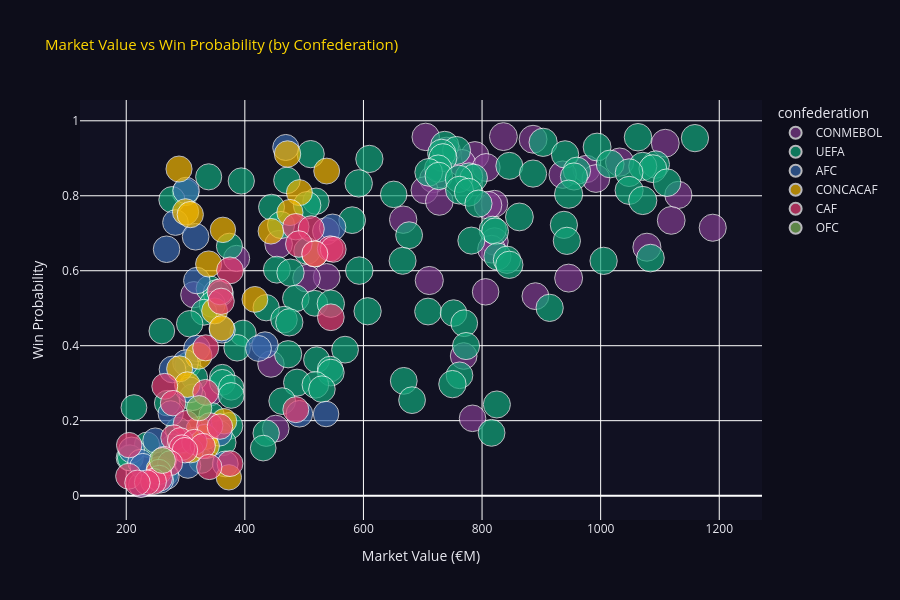

Notebook code cell kept with this figure:
### Code cell
fig = px.scatter(
    pred_df,
    x='market_value_million_eur', y='win_prob_ensemble',
    color='confederation', size='avg_player_rating',
    hover_name='team_name',
    hover_data=['fifa_points','recent_form_score','win_prob_xgb','win_prob_lgb'],
    title='Market Value vs Win Probability (by Confederation)',
    labels={'market_value_million_eur':'Market Value (€M)','win_prob_ensemble':'Win Probability'},
    height=600, color_discrete_sequence=px.colors.qualitative.Bold,
)
fig.update_layout(
    plot_bgcolor='#111122', paper_bgcolor='#0d0d1a',
    font_color='#e8e8f0', title_font_color='#FFD700', title_font_size=15)
fig.show()

### Figure 1 — Plotly figure (JSON) as saved in the notebook; plotly's stock layout.template omitted (floating-point values rounded to 4 significant figures; data arrays with more than 128 entries replaced by an {"elided": "..."} marker saying what was removed)
{"data": [{"customdata": {"elided": "41x4 float values"}, "hovertemplate": "<b>%{hovertext}</b><br><br>confederation=CONMEBOL<br>Market Value (€M)=%{x}<br>Win Probability=%{y}<br>avg_player_rating=%{marker.size}<br>fifa_points=%{customdata[0]}<br>recent_form_score=%{customdata[1]}<br>win_prob_xgb=%{customdata[2]}<br>win_prob_lgb=%{customdata[3]}<extra></extra>", "hovertext": ["Brazil", "Brazil", "Brazil", "Argentina", "Brazil", "Argentina", "Brazil", "Brazil", "Brazil", "Argentina", "Argentina", "Argentina", "Brazil", "Colombia", "Argentina", "Brazil", "Colombia", "Argentina", "Uruguay", "Argentina", "Argentina", "Colombia", "Colombia", "Uruguay", "Argentina", "Brazil", "Ecuador", "Ecuador", "Argentina", "Colombia", "Argentina", "Uruguay", "Ecuador", "Brazil", "Uruguay", "Ecuador", "Paraguay", "Colombia", "Colombia", "Peru", "Paraguay"], "legendgroup": "CONMEBOL", "marker": {"color": "rgb(127, 60, 141)", "size": [87.5, 84.9, 87.3, 87.1, 89.3, 87.4, 89.9, 83.5, 87.7, 83.8, 84.9, 87.0, 85.8, 82.1, 83.2, 86.3, 80.0, 86.2, 84.5, 86.8, 82.7, 82.8, 84.6, 85.6, 88.6, 86.6, 77.4, 80.8, 87.8, 85.1, 89.1, 79.2, 77.6, 81.1, 79.9, 78.5, 74.5, 79.3, 80.4, 75.1, 70.8], "sizemode": "area", "sizeref": 0.2248, "symbol": "circle"}, "mode": "markers", "name": "CONMEBOL", "orientation": "v", "showlegend": true, "type": "scatter", "x": [836.0, 705.0, 886.0, 1109.0, 740.0, 788.0, 1032.0, 766.0, 807.0, 976.0, 936.0, 992.0, 718.0, 703.0, 1131.0, 728.0, 821.0, 810.0, 667.0, 1119.0, 1189.0, 537.0, 821.0, 457.0, 1078.0, 816.0, 386.0, 538.0, 946.0, 504.0, 711.0, 806.0, 314.0, 890.0, 769.0, 444.0, 341.0, 784.0, 452.0, 334.0, 225.0], "xaxis": "x", "y": [0.9579, 0.9571, 0.9508, 0.9402, 0.9188, 0.9074, 0.8898, 0.8872, 0.8755, 0.8714, 0.8563, 0.846, 0.8451, 0.8148, 0.8023, 0.7849, 0.7789, 0.775, 0.7362, 0.7343, 0.7147, 0.7055, 0.6781, 0.6707, 0.6628, 0.6576, 0.6328, 0.5834, 0.5804, 0.5801, 0.5739, 0.5437, 0.5361, 0.5322, 0.3725, 0.3511, 0.2732, 0.2063, 0.179, 0.158, 0.02848], "yaxis": "y"}, {"customdata": {"elided": "122x4 float values"}, "hovertemplate": "<b>%{hovertext}</b><br><br>confederation=UEFA<br>Market Value (€M)=%{x}<br>Win Probability=%{y}<br>avg_player_rating=%{marker.size}<br>fifa_points=%{customdata[0]}<br>recent_form_score=%{customdata[1]}<br>win_prob_xgb=%{customdata[2]}<br>win_prob_lgb=%{customdata[3]}<extra></extra>", "hovertext": ["England", "Spain", "England", "France", "England", "France", "Spain", "Italy", "France", "Spain", "Netherlands", "France", "England", "Croatia", "England", "France", "France", "France", "France", "France", "France", "Italy", "France", "Germany", "Austria", "Spain", "England", "Poland", "Serbia", "England", "Germany", "France", "Spain", "England", "Sweden", "France", "Germany", "Sweden", "Spain", "Poland", "Croatia", "Portugal", "Denmark", "Spain", "Netherlands", "France", "Croatia", "France", "Portugal", "Netherlands", "Italy", "Spain", "Austria", "Denmark", "England", "England", "France", "Croatia", "England", "Croatia", "Germany", "Croatia", "Croatia", "Serbia", "Poland", "Wales", "Italy", "Austria", "Belgium", "Austria", "Switzerland", "England", "Belgium", "Portugal", "Ukraine", "Germany", "Italy", "Netherlands", "Portugal", "Serbia", "Poland", "Austria", "Germany", "Austria", "Portugal", "Croatia", "Serbia", "Denmark", "Switzerland", "Germany", "Belgium", "Wales", "Sweden", "Italy", "Ukraine", "Italy", "Portugal", "Belgium", "Wales", "Netherlands", "Turkey", "Poland", "Germany", "Sweden", "Sweden", "Netherlands", "Turkey", "Turkey", "Denmark", "Serbia", "Belgium", "Poland", "Wales", "Wales", "Serbia", "Ukraine", "Sweden", "Serbia", "Ukraine", "Wales", "Wales", "Turkey"], "legendgroup": "UEFA", "marker": {"color": "rgb(17, 165, 121)", "size": [85.2, 83.8, 89.7, 89.7, 87.5, 88.2, 89.8, 83.6, 84.1, 88.1, 83.6, 87.2, 84.6, 82.3, 88.9, 83.8, 87.2, 83.7, 86.2, 86.6, 83.1, 84.9, 83.2, 84.1, 76.7, 84.8, 83.7, 79.1, 77.5, 85.7, 84.7, 87.5, 88.9, 87.9, 79.8, 89.6, 79.2, 76.9, 89.6, 78.1, 83.2, 85.2, 75.7, 87.1, 80.4, 83.3, 82.8, 83.2, 80.9, 81.2, 82.4, 83.5, 76.4, 79.6, 83.3, 86.0, 84.0, 82.0, 83.8, 83.9, 81.5, 85.2, 84.3, 78.1, 78.1, 72.8, 79.4, 74.8, 84.1, 76.5, 77.9, 83.8, 83.6, 81.0, 75.3, 79.4, 79.1, 83.7, 80.5, 78.6, 74.1, 77.2, 82.7, 79.3, 80.6, 83.6, 75.9, 74.9, 74.0, 80.4, 80.1, 73.7, 78.0, 80.9, 74.7, 81.9, 84.3, 80.0, 72.3, 79.5, 74.7, 78.9, 80.5, 80.3, 73.2, 82.3, 75.1, 73.5, 81.0, 75.4, 81.1, 78.4, 75.7, 73.0, 77.8, 71.4, 78.7, 74.2, 76.2, 75.4, 70.0, 74.9], "sizemode": "area", "sizeref": 0.2248, "symbol": "circle"}, "mode": "markers", "name": "UEFA", "orientation": "v", "showlegend": true, "type": "scatter", "x": [1063.0, 1159.0, 903.0, 737.0, 994.0, 757.0, 732.0, 511.0, 940.0, 734.0, 610.0, 1016.0, 1093.0, 846.0, 1071.0, 726.0, 1088.0, 960.0, 710.0, 1048.0, 886.0, 727.0, 955.0, 778.0, 339.0, 786.0, 761.0, 471.0, 394.0, 1112.0, 592.0, 762.0, 1048.0, 777.0, 300.0, 946.0, 651.0, 277.0, 1071.0, 520.0, 794.0, 505.0, 445.0, 863.0, 581.0, 938.0, 461.0, 818.0, 822.0, 677.0, 782.0, 943.0, 374.0, 505.0, 826.0, 1084.0, 842.0, 666.0, 1005.0, 846.0, 454.0, 593.0, 477.0, 340.0, 352.0, 359.0, 486.0, 518.0, 545.0, 345.0, 436.0, 914.0, 607.0, 709.0, 331.0, 752.0, 466.0, 475.0, 770.0, 307.0, 260.0, 397.0, 773.0, 387.0, 569.0, 473.0, 521.0, 304.0, 544.0, 545.0, 762.0, 362.0, 315.0, 668.0, 362.0, 488.0, 750.0, 519.0, 377.0, 530.0, 377.0, 312.0, 682.0, 463.0, 269.0, 825.0, 213.0, 344.0, 374.0, 288.0, 816.0, 436.0, 315.0, 291.0, 363.0, 235.0, 280.0, 431.0, 205.0, 207.0, 327.0, 266.0], "xaxis": "x", "y": [0.9562, 0.9538, 0.9426, 0.9344, 0.93, 0.9208, 0.9132, 0.9111, 0.9104, 0.9018, 0.8983, 0.8848, 0.8833, 0.8798, 0.8785, 0.8726, 0.8724, 0.8667, 0.8625, 0.8616, 0.8592, 0.8529, 0.8515, 0.8514, 0.8505, 0.8478, 0.8452, 0.8411, 0.8394, 0.835, 0.833, 0.815, 0.8144, 0.8095, 0.8092, 0.8043, 0.8038, 0.7896, 0.7875, 0.7855, 0.7792, 0.7748, 0.7695, 0.7436, 0.7349, 0.7223, 0.722, 0.7093, 0.705, 0.6948, 0.6804, 0.6798, 0.6654, 0.6527, 0.6381, 0.6338, 0.6293, 0.6265, 0.6264, 0.6158, 0.6029, 0.6004, 0.5948, 0.552, 0.5408, 0.5389, 0.5265, 0.5132, 0.512, 0.5106, 0.5014, 0.501, 0.492, 0.4912, 0.4893, 0.4871, 0.4697, 0.4624, 0.46, 0.4586, 0.4392, 0.4332, 0.3991, 0.3944, 0.3894, 0.3772, 0.3624, 0.3485, 0.3376, 0.3283, 0.321, 0.3161, 0.3156, 0.3062, 0.3023, 0.3016, 0.2975, 0.2957, 0.2886, 0.2842, 0.2673, 0.2624, 0.2547, 0.2522, 0.2468, 0.2432, 0.2349, 0.2142, 0.1862, 0.1743, 0.1676, 0.1666, 0.1482, 0.144, 0.1417, 0.136, 0.1295, 0.1268, 0.1009, 0.1005, 0.09285, 0.05894], "yaxis": "y"}, {"customdata": [[1603.0, 3.7, 0.9913, 0.9852], [1648.0, 5.3, 0.9123, 0.8491], [1685.0, 6.4, 0.7548, 0.7768], [1632.0, 6.0, 0.8228, 0.6684], [1528.0, 4.9, 0.7313, 0.7581], [1643.0, 4.2, 0.6733, 0.7453], [1657.0, 6.1, 0.5513, 0.6212], [1610.0, 4.7, 0.323, 0.5259], [1500.0, 4.7, 0.4032, 0.3899], [1662.0, 5.1, 0.3233, 0.4242], [1615.0, 5.2, 0.3529, 0.4115], [1575.0, 5.9, 0.2573, 0.4066], [1534.0, 5.9, 0.3657, 0.2413], [1453.0, 3.5, 0.2614, 0.2697], [1506.0, 3.5, 0.2311, 0.227], [1682.0, 4.9, 0.1227, 0.2433], [1516.0, 5.1, 0.1312, 0.2301], [1400.0, 4.3, 0.155, 0.1093], [1523.0, 2.4, 0.08956, 0.1571], [1447.0, 2.9, 0.08463, 0.1071], [1422.0, 4.4, 0.08549, 0.04161], [1532.0, 5.0, 0.0671, 0.05593], [1556.0, 2.6, 0.07732, 0.02938], [1560.0, 4.0, 0.07533, 0.05473], [1404.0, 2.5, 0.01538, 0.009567], [1439.0, 3.8, 0.01622, 0.01847]], "hovertemplate": "<b>%{hovertext}</b><br><br>confederation=AFC<br>Market Value (€M)=%{x}<br>Win Probability=%{y}<br>avg_player_rating=%{marker.size}<br>fifa_points=%{customdata[0]}<br>recent_form_score=%{customdata[1]}<br>win_prob_xgb=%{customdata[2]}<br>win_prob_lgb=%{customdata[3]}<extra></extra>", "hovertext": ["Japan", "Australia", "Japan", "Australia", "Australia", "Japan", "Japan", "South Korea", "Japan", "South Korea", "South Korea", "Australia", "Japan", "Saudi Arabia", "Qatar", "South Korea", "Australia", "Iran", "Iran", "China", "Qatar", "China", "Qatar", "Saudi Arabia", "Iran", "Iran"], "legendgroup": "AFC", "marker": {"color": "rgb(57, 105, 172)", "size": [76.4, 78.8, 74.2, 79.0, 80.0, 79.3, 79.0, 76.1, 78.9, 77.8, 75.4, 74.2, 80.3, 75.5, 72.2, 79.7, 73.2, 73.4, 70.3, 75.8, 73.7, 75.2, 74.1, 75.1, 71.6, 74.4], "sizemode": "area", "sizeref": 0.2248, "symbol": "circle"}, "mode": "markers", "name": "AFC", "orientation": "v", "showlegend": true, "type": "scatter", "x": [469.0, 301.0, 283.0, 548.0, 317.0, 268.0, 319.0, 362.0, 434.0, 319.0, 423.0, 300.0, 278.0, 307.0, 275.0, 492.0, 537.0, 357.0, 249.0, 209.0, 224.0, 367.0, 304.0, 228.0, 268.0, 258.0], "xaxis": "x", "y": [0.9289, 0.814, 0.7286, 0.716, 0.6907, 0.6574, 0.5738, 0.4416, 0.4018, 0.3929, 0.3927, 0.3549, 0.3366, 0.2823, 0.2195, 0.2184, 0.2178, 0.1662, 0.1472, 0.1217, 0.08947, 0.08459, 0.08056, 0.0783, 0.05051, 0.04134], "yaxis": "y"}, {"customdata": [[1537.0, 5.9, 0.9832, 0.9756], [1579.0, 4.3, 0.8871, 0.9378], [1707.0, 6.9, 0.9476, 0.8833], [1575.0, 5.4, 0.9167, 0.8149], [1585.0, 4.4, 0.8228, 0.7788], [1528.0, 5.0, 0.8283, 0.7864], [1594.0, 6.4, 0.789, 0.7833], [1534.0, 3.7, 0.7401, 0.8022], [1692.0, 4.1, 0.7754, 0.7449], [1623.0, 6.9, 0.5131, 0.7973], [1524.0, 5.4, 0.6366, 0.648], [1539.0, 6.0, 0.7099, 0.3543], [1467.0, 2.4, 0.5575, 0.4733], [1470.0, 3.7, 0.5017, 0.4341], [1708.0, 4.9, 0.3201, 0.384], [1410.0, 2.1, 0.4685, 0.159], [1570.0, 2.9, 0.3026, 0.2531], [1528.0, 2.1, 0.1378, 0.2178], [1550.0, 4.3, 0.1169, 0.1862], [1438.0, 2.1, 0.176, 0.09885], [1586.0, 2.6, 0.09504, 0.09172], [1578.0, 4.1, 0.08834, 0.0551], [1584.0, 4.5, 0.02573, 0.02218], [1504.0, 4.3, 0.01287, 0.01664]], "hovertemplate": "<b>%{hovertext}</b><br><br>confederation=CONCACAF<br>Market Value (€M)=%{x}<br>Win Probability=%{y}<br>avg_player_rating=%{marker.size}<br>fifa_points=%{customdata[0]}<br>recent_form_score=%{customdata[1]}<br>win_prob_xgb=%{customdata[2]}<br>win_prob_lgb=%{customdata[3]}<extra></extra>", "hovertext": ["USA", "USA", "USA", "Mexico", "Mexico", "USA", "USA", "Jamaica", "USA", "USA", "USA", "Mexico", "Canada", "Honduras", "USA", "Jamaica", "Costa Rica", "Costa Rica", "Canada", "Costa Rica", "Costa Rica", "Jamaica", "Jamaica", "Jamaica"], "legendgroup": "CONCACAF", "marker": {"color": "rgb(242, 183, 1)", "size": [78.6, 76.5, 75.3, 76.0, 77.8, 77.3, 77.6, 72.9, 74.2, 78.8, 76.9, 75.1, 75.5, 71.9, 80.5, 75.8, 74.1, 72.5, 70.8, 72.5, 70.4, 70.2, 71.6, 72.4], "sizemode": "area", "sizeref": 0.2248, "symbol": "circle"}, "mode": "markers", "name": "CONCACAF", "orientation": "v", "showlegend": true, "type": "scatter", "x": [472.0, 289.0, 538.0, 492.0, 300.0, 476.0, 308.0, 363.0, 444.0, 518.0, 339.0, 417.0, 349.0, 361.0, 322.0, 290.0, 303.0, 365.0, 322.0, 333.0, 336.0, 309.0, 255.0, 373.0], "xaxis": "x", "y": [0.9114, 0.8713, 0.8659, 0.8084, 0.7571, 0.7553, 0.7498, 0.709, 0.7054, 0.6454, 0.618, 0.5235, 0.4928, 0.4464, 0.3731, 0.3383, 0.2961, 0.1985, 0.1776, 0.1565, 0.1324, 0.1208, 0.0707, 0.04886], "yaxis": "y"}, {"customdata": {"elided": "35x4 float values"}, "hovertemplate": "<b>%{hovertext}</b><br><br>confederation=CAF<br>Market Value (€M)=%{x}<br>Win Probability=%{y}<br>avg_player_rating=%{marker.size}<br>fifa_points=%{customdata[0]}<br>recent_form_score=%{customdata[1]}<br>win_prob_xgb=%{customdata[2]}<br>win_prob_lgb=%{customdata[3]}<extra></extra>", "hovertext": ["Senegal", "Senegal", "Senegal", "Morocco", "Senegal", "Senegal", "Morocco", "Tunisia", "Senegal", "Morocco", "Ghana", "Egypt", "Senegal", "Algeria", "Senegal", "Cameroon", "Senegal", "Cameroon", "Tunisia", "Nigeria", "Egypt", "Ghana", "Tunisia", "Cameroon", "Egypt", "Nigeria", "Tunisia", "Tunisia", "Ghana", "Cameroon", "Cameroon", "Egypt", "Egypt", "Cameroon", "Ghana"], "legendgroup": "CAF", "marker": {"color": "rgb(231, 63, 116)", "size": [78.5, 76.7, 79.1, 74.4, 75.3, 76.3, 81.0, 75.4, 77.9, 80.3, 76.1, 75.4, 75.6, 73.1, 75.9, 75.2, 76.9, 72.9, 74.7, 72.9, 73.2, 72.9, 71.6, 73.8, 73.0, 72.9, 70.4, 75.1, 72.4, 71.8, 75.7, 76.2, 75.5, 71.3, 73.0], "sizemode": "area", "sizeref": 0.2248, "symbol": "circle"}, "mode": "markers", "name": "CAF", "orientation": "v", "showlegend": true, "type": "scatter", "x": [486.0, 512.0, 491.0, 544.0, 549.0, 518.0, 375.0, 358.0, 360.0, 545.0, 334.0, 265.0, 334.0, 279.0, 486.0, 301.0, 341.0, 358.0, 280.0, 291.0, 315.0, 205.0, 329.0, 294.0, 299.0, 264.0, 274.0, 375.0, 340.0, 255.0, 204.0, 256.0, 246.0, 235.0, 219.0], "xaxis": "x", "y": [0.7175, 0.7119, 0.6713, 0.6589, 0.657, 0.645, 0.6009, 0.5437, 0.5184, 0.4759, 0.3943, 0.2917, 0.2755, 0.2467, 0.2294, 0.1926, 0.1864, 0.1842, 0.1546, 0.1475, 0.143, 0.1347, 0.1323, 0.1281, 0.1213, 0.09751, 0.08664, 0.08551, 0.07657, 0.06326, 0.0518, 0.04631, 0.03794, 0.03509, 0.03427], "yaxis": "y"}, {"customdata": [[1448.0, 4.4, 0.2197, 0.2441], [1558.0, 2.3, 0.04458, 0.08573]], "hovertemplate": "<b>%{hovertext}</b><br><br>confederation=OFC<br>Market Value (€M)=%{x}<br>Win Probability=%{y}<br>avg_player_rating=%{marker.size}<br>fifa_points=%{customdata[0]}<br>recent_form_score=%{customdata[1]}<br>win_prob_xgb=%{customdata[2]}<br>win_prob_lgb=%{customdata[3]}<extra></extra>", "hovertext": ["New Zealand", "New Zealand"], "legendgroup": "OFC", "marker": {"color": "rgb(128, 186, 90)", "size": [71.6, 75.7], "sizemode": "area", "sizeref": 0.2248, "symbol": "circle"}, "mode": "markers", "name": "OFC", "orientation": "v", "showlegend": true, "type": "scatter", "x": [323.0, 261.0], "xaxis": "x", "y": [0.2333, 0.09381], "yaxis": "y"}], "layout": {"font": {"color": "#e8e8f0"}, "height": 600, "legend": {"itemsizing": "constant", "title": {"text": "confederation"}, "tracegroupgap": 0}, "paper_bgcolor": "#0d0d1a", "plot_bgcolor": "#111122", "title": {"font": {"color": "#FFD700", "size": 15}, "text": "Market Value vs Win Probability (by Confederation)"}, "xaxis": {"anchor": "y", "domain": [0, 1], "title": {"text": "Market Value (€M)"}}, "yaxis": {"anchor": "x", "domain": [0, 1], "title": {"text": "Win Probability"}}}}
